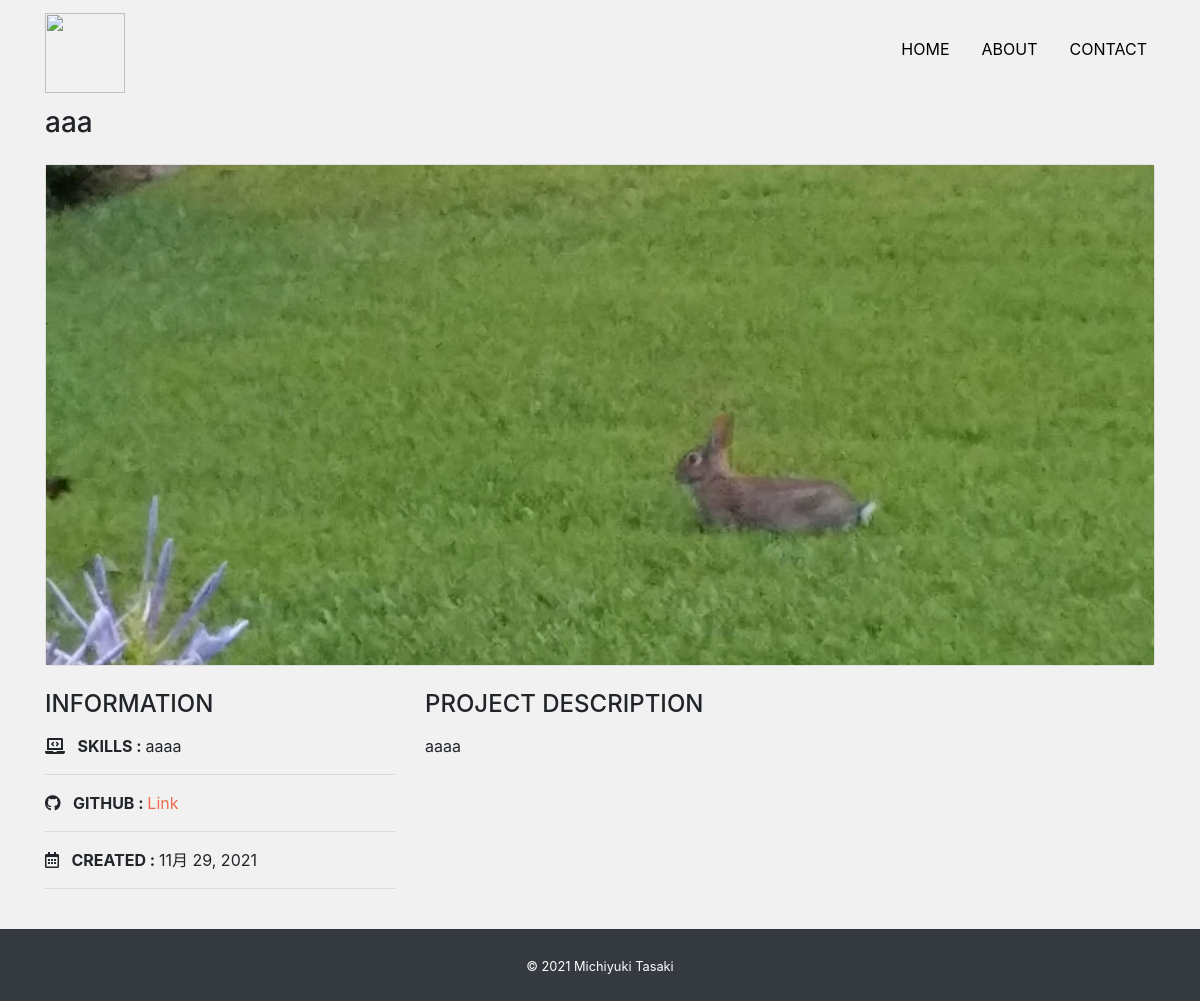
Page /detail/1/ on the committed database.
### app/models.py (models this page shows, shortened)
class Work(models.Model):
    title = models.CharField('タイトル', max_length=100)
    image = models.ImageField(upload_to='images', verbose_name='イメージ画像')
    thumbnail = models.ImageField(upload_to='images', verbose_name='サムネイル', null=True, blank=True)
    skill = models.CharField('スキル', max_length=100)
    url = models.CharField('URL', max_length=100, null=True, blank=True)
    created = models.DateField('作成日時')
    description = models.TextField('説明')

### app/views.py (the view)
# urls.py: path('detail/<int:pk>/', views.DetailView.as_view(), name='detail'),
class DetailView(View):
    def get(self, request, *args, **kwargs):
        work_data = Work.objects.get(id=self.kwargs['pk'])
        return render(request, 'app/detail.html', {
            'work_data': work_data
        })

### app/templates/app/detail.html
{% extends "app/base.html" %} {% block content %}
<h3 class="mb-4">{{ work_data.title }}</h3>
<div class="card top mb-4">
  <img src="{{ work_data.image.url }}" alt="" />
</div>
<div class="row">
  <div class="col-sm-4 mb-4">
    <h4 class="mb-3">INFORMATION</h4>
    <p>
      <i class="fas fa-laptop-code mr-2"></i>
      <span class="font-weight-bolder">SKILLS : </span>
      {{ work_data.skill }}
    </p>
    <hr />
    <p>
      <i class="fab fa-github mr-2"></i>
      <span class="font-weight-bolder">GITHUB : </span>
      {% if work_data.url %}
      <a class="link-color" href="{{ work_data.url }}" target="_blank">Link</a>
      {% else %} Private {% endif %}
    </p>
    <hr />
    <p>
      <i class="far fa-calendar-alt mr-2"></i>
      <span class="font-weight-bolder">CREATED : </span>
      {{ work_data.created }}
    </p>
    <hr />
  </div>
  <div class="col-sm-8 mb-5">
    <h4 class="mb-3">PROJECT DESCRIPTION</h4>
    <p>{{ work_data.description|linebreaksbr }}</p>
  </div>
</div>
{% endblock %}

### app/static/css/style.css (style rules this page uses)
* { margin: 0; padding: 0; box-sizing: border-box; }
body { background: #f1f1f1; display: flex; flex-flow: column; min-height: 100vh; }
.top img { object-fit: cover; height: 500px; }
.link-color { color: #ee6c4d; }

### rows in the picture
Work: title "aaa", image (picture), skill "aaaa", created "11月 29, 2021", description "aaaa"
